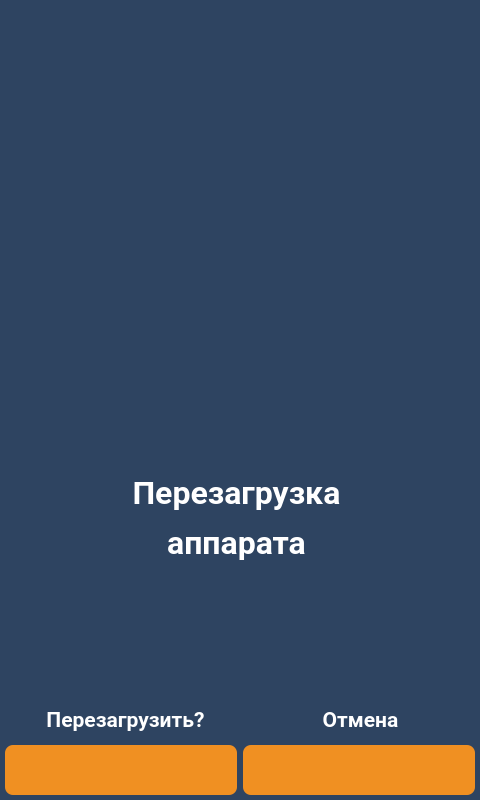
<?xml version="1.0" encoding="UTF-8"?>
<ui version="4.0">
 <class>screen_31_reboot</class>
 <widget class="QWidget" name="screen_31_reboot">
  <property name="geometry">
   <rect>
    <x>0</x>
    <y>0</y>
    <width>480</width>
    <height>800</height>
   </rect>
  </property>
  <property name="windowTitle">
   <string>screen_31_reboot</string>
  </property>
  <property name="styleSheet">
   <string notr="true">QWidget{
	background-color: #2e4461;
}
QLabel {
	background: none;
	color: #FFFFFF;
	border-width: 0px;
	border-radius: 0px;
	font-family: &quot;Roboto&quot;, Sans-serif;
}
#background {
	color: #FFFFFF;
	background-color: #2e4461;
	border-width: 2px;
	border-style: groove;
	border-color: #ff9923;
	border-radius: 0px;
	font-family: &quot;Roboto&quot;, Sans-serif;
}
QPushButton {
	color: #FFFFFF;
	background-color: #f09022;
	border-width: 0px;
	border-style: outset;
	border-color: #EAA657;
	border-radius: 8px;
	font-weight: 600;
    font-size: 25px;
	font-family: &quot;Roboto&quot;, Sans-serif;
}</string>
  </property>
  <widget class="QLabel" name="lbl_info_2">
   <property name="geometry">
    <rect>
     <x>110</x>
     <y>520</y>
     <width>253</width>
     <height>45</height>
    </rect>
   </property>
   <property name="palette">
    <palette>
     <active>
      <colorrole role="WindowText">
       <brush brushstyle="SolidPattern">
        <color alpha="255">
         <red>255</red>
         <green>255</green>
         <blue>255</blue>
        </color>
       </brush>
      </colorrole>
      <colorrole role="Button">
       <brush brushstyle="SolidPattern">
        <color alpha="255">
         <red>26</red>
         <green>71</green>
         <blue>137</blue>
        </color>
       </brush>
      </colorrole>
      <colorrole role="Text">
       <brush brushstyle="SolidPattern">
        <color alpha="255">
         <red>255</red>
         <green>255</green>
         <blue>255</blue>
        </color>
       </brush>
      </colorrole>
      <colorrole role="ButtonText">
       <brush brushstyle="SolidPattern">
        <color alpha="255">
         <red>255</red>
         <green>255</green>
         <blue>255</blue>
        </color>
       </brush>
      </colorrole>
      <colorrole role="Base">
       <brush brushstyle="SolidPattern">
        <color alpha="255">
         <red>26</red>
         <green>71</green>
         <blue>137</blue>
        </color>
       </brush>
      </colorrole>
      <colorrole role="Window">
       <brush brushstyle="SolidPattern">
        <color alpha="255">
         <red>26</red>
         <green>71</green>
         <blue>137</blue>
        </color>
       </brush>
      </colorrole>
      <colorrole role="PlaceholderText">
       <brush brushstyle="NoBrush">
        <color alpha="128">
         <red>255</red>
         <green>255</green>
         <blue>255</blue>
        </color>
       </brush>
      </colorrole>
     </active>
     <inactive>
      <colorrole role="WindowText">
       <brush brushstyle="SolidPattern">
        <color alpha="255">
         <red>255</red>
         <green>255</green>
         <blue>255</blue>
        </color>
       </brush>
      </colorrole>
      <colorrole role="Button">
       <brush brushstyle="SolidPattern">
        <color alpha="255">
         <red>26</red>
         <green>71</green>
         <blue>137</blue>
        </color>
       </brush>
      </colorrole>
      <colorrole role="Text">
       <brush brushstyle="SolidPattern">
        <color alpha="255">
         <red>255</red>
         <green>255</green>
         <blue>255</blue>
        </color>
       </brush>
      </colorrole>
      <colorrole role="ButtonText">
       <brush brushstyle="SolidPattern">
        <color alpha="255">
         <red>255</red>
         <green>255</green>
         <blue>255</blue>
        </color>
       </brush>
      </colorrole>
      <colorrole role="Base">
       <brush brushstyle="SolidPattern">
        <color alpha="255">
         <red>26</red>
         <green>71</green>
         <blue>137</blue>
        </color>
       </brush>
      </colorrole>
      <colorrole role="Window">
       <brush brushstyle="SolidPattern">
        <color alpha="255">
         <red>26</red>
         <green>71</green>
         <blue>137</blue>
        </color>
       </brush>
      </colorrole>
      <colorrole role="PlaceholderText">
       <brush brushstyle="NoBrush">
        <color alpha="128">
         <red>255</red>
         <green>255</green>
         <blue>255</blue>
        </color>
       </brush>
      </colorrole>
     </inactive>
     <disabled>
      <colorrole role="WindowText">
       <brush brushstyle="SolidPattern">
        <color alpha="255">
         <red>255</red>
         <green>255</green>
         <blue>255</blue>
        </color>
       </brush>
      </colorrole>
      <colorrole role="Button">
       <brush brushstyle="SolidPattern">
        <color alpha="255">
         <red>26</red>
         <green>71</green>
         <blue>137</blue>
        </color>
       </brush>
      </colorrole>
      <colorrole role="Text">
       <brush brushstyle="SolidPattern">
        <color alpha="255">
         <red>255</red>
         <green>255</green>
         <blue>255</blue>
        </color>
       </brush>
      </colorrole>
      <colorrole role="ButtonText">
       <brush brushstyle="SolidPattern">
        <color alpha="255">
         <red>255</red>
         <green>255</green>
         <blue>255</blue>
        </color>
       </brush>
      </colorrole>
      <colorrole role="Base">
       <brush brushstyle="SolidPattern">
        <color alpha="255">
         <red>26</red>
         <green>71</green>
         <blue>137</blue>
        </color>
       </brush>
      </colorrole>
      <colorrole role="Window">
       <brush brushstyle="SolidPattern">
        <color alpha="255">
         <red>26</red>
         <green>71</green>
         <blue>137</blue>
        </color>
       </brush>
      </colorrole>
      <colorrole role="PlaceholderText">
       <brush brushstyle="NoBrush">
        <color alpha="128">
         <red>255</red>
         <green>255</green>
         <blue>255</blue>
        </color>
       </brush>
      </colorrole>
     </disabled>
    </palette>
   </property>
   <property name="font">
    <font>
     <family>Roboto</family>
     <pointsize>24</pointsize>
     <weight>75</weight>
     <bold>true</bold>
    </font>
   </property>
   <property name="text">
    <string>аппарата</string>
   </property>
   <property name="alignment">
    <set>Qt::AlignCenter</set>
   </property>
  </widget>
  <widget class="QPushButton" name="btn_ok">
   <property name="geometry">
    <rect>
     <x>5</x>
     <y>745</y>
     <width>232</width>
     <height>50</height>
    </rect>
   </property>
   <property name="palette">
    <palette>
     <active>
      <colorrole role="WindowText">
       <brush brushstyle="SolidPattern">
        <color alpha="255">
         <red>255</red>
         <green>255</green>
         <blue>255</blue>
        </color>
       </brush>
      </colorrole>
      <colorrole role="Button">
       <brush brushstyle="SolidPattern">
        <color alpha="255">
         <red>240</red>
         <green>144</green>
         <blue>34</blue>
        </color>
       </brush>
      </colorrole>
      <colorrole role="Text">
       <brush brushstyle="SolidPattern">
        <color alpha="255">
         <red>255</red>
         <green>255</green>
         <blue>255</blue>
        </color>
       </brush>
      </colorrole>
      <colorrole role="ButtonText">
       <brush brushstyle="SolidPattern">
        <color alpha="255">
         <red>255</red>
         <green>255</green>
         <blue>255</blue>
        </color>
       </brush>
      </colorrole>
      <colorrole role="Base">
       <brush brushstyle="SolidPattern">
        <color alpha="255">
         <red>240</red>
         <green>144</green>
         <blue>34</blue>
        </color>
       </brush>
      </colorrole>
      <colorrole role="Window">
       <brush brushstyle="SolidPattern">
        <color alpha="255">
         <red>240</red>
         <green>144</green>
         <blue>34</blue>
        </color>
       </brush>
      </colorrole>
      <colorrole role="PlaceholderText">
       <brush brushstyle="NoBrush">
        <color alpha="128">
         <red>255</red>
         <green>255</green>
         <blue>255</blue>
        </color>
       </brush>
      </colorrole>
     </active>
     <inactive>
      <colorrole role="WindowText">
       <brush brushstyle="SolidPattern">
        <color alpha="255">
         <red>255</red>
         <green>255</green>
         <blue>255</blue>
        </color>
       </brush>
      </colorrole>
      <colorrole role="Button">
       <brush brushstyle="SolidPattern">
        <color alpha="255">
         <red>240</red>
         <green>144</green>
         <blue>34</blue>
        </color>
       </brush>
      </colorrole>
      <colorrole role="Text">
       <brush brushstyle="SolidPattern">
        <color alpha="255">
         <red>255</red>
         <green>255</green>
         <blue>255</blue>
        </color>
       </brush>
      </colorrole>
      <colorrole role="ButtonText">
       <brush brushstyle="SolidPattern">
        <color alpha="255">
         <red>255</red>
         <green>255</green>
         <blue>255</blue>
        </color>
       </brush>
      </colorrole>
      <colorrole role="Base">
       <brush brushstyle="SolidPattern">
        <color alpha="255">
         <red>240</red>
         <green>144</green>
         <blue>34</blue>
        </color>
       </brush>
      </colorrole>
      <colorrole role="Window">
       <brush brushstyle="SolidPattern">
        <color alpha="255">
         <red>240</red>
         <green>144</green>
         <blue>34</blue>
        </color>
       </brush>
      </colorrole>
      <colorrole role="PlaceholderText">
       <brush brushstyle="NoBrush">
        <color alpha="128">
         <red>255</red>
         <green>255</green>
         <blue>255</blue>
        </color>
       </brush>
      </colorrole>
     </inactive>
     <disabled>
      <colorrole role="WindowText">
       <brush brushstyle="SolidPattern">
        <color alpha="255">
         <red>255</red>
         <green>255</green>
         <blue>255</blue>
        </color>
       </brush>
      </colorrole>
      <colorrole role="Button">
       <brush brushstyle="SolidPattern">
        <color alpha="255">
         <red>240</red>
         <green>144</green>
         <blue>34</blue>
        </color>
       </brush>
      </colorrole>
      <colorrole role="Text">
       <brush brushstyle="SolidPattern">
        <color alpha="255">
         <red>255</red>
         <green>255</green>
         <blue>255</blue>
        </color>
       </brush>
      </colorrole>
      <colorrole role="ButtonText">
       <brush brushstyle="SolidPattern">
        <color alpha="255">
         <red>255</red>
         <green>255</green>
         <blue>255</blue>
        </color>
       </brush>
      </colorrole>
      <colorrole role="Base">
       <brush brushstyle="SolidPattern">
        <color alpha="255">
         <red>240</red>
         <green>144</green>
         <blue>34</blue>
        </color>
       </brush>
      </colorrole>
      <colorrole role="Window">
       <brush brushstyle="SolidPattern">
        <color alpha="255">
         <red>240</red>
         <green>144</green>
         <blue>34</blue>
        </color>
       </brush>
      </colorrole>
      <colorrole role="PlaceholderText">
       <brush brushstyle="NoBrush">
        <color alpha="128">
         <red>255</red>
         <green>255</green>
         <blue>255</blue>
        </color>
       </brush>
      </colorrole>
     </disabled>
    </palette>
   </property>
   <property name="font">
    <font>
     <family>Roboto</family>
     <pointsize>-1</pointsize>
     <weight>75</weight>
     <bold>true</bold>
    </font>
   </property>
   <property name="contextMenuPolicy">
    <enum>Qt::DefaultContextMenu</enum>
   </property>
   <property name="layoutDirection">
    <enum>Qt::LeftToRight</enum>
   </property>
   <property name="text">
    <string/>
   </property>
   <property name="icon">
    <iconset resource="../img/resources.qrc">
     <normaloff>:/icons/ok_white.png</normaloff>:/icons/ok_white.png</iconset>
   </property>
   <property name="iconSize">
    <size>
     <width>51</width>
     <height>51</height>
    </size>
   </property>
  </widget>
  <widget class="QLabel" name="lbl_info_3">
   <property name="geometry">
    <rect>
     <x>20</x>
     <y>700</y>
     <width>211</width>
     <height>40</height>
    </rect>
   </property>
   <property name="palette">
    <palette>
     <active>
      <colorrole role="WindowText">
       <brush brushstyle="SolidPattern">
        <color alpha="255">
         <red>255</red>
         <green>255</green>
         <blue>255</blue>
        </color>
       </brush>
      </colorrole>
      <colorrole role="Button">
       <brush brushstyle="SolidPattern">
        <color alpha="255">
         <red>26</red>
         <green>71</green>
         <blue>137</blue>
        </color>
       </brush>
      </colorrole>
      <colorrole role="Text">
       <brush brushstyle="SolidPattern">
        <color alpha="255">
         <red>255</red>
         <green>255</green>
         <blue>255</blue>
        </color>
       </brush>
      </colorrole>
      <colorrole role="ButtonText">
       <brush brushstyle="SolidPattern">
        <color alpha="255">
         <red>255</red>
         <green>255</green>
         <blue>255</blue>
        </color>
       </brush>
      </colorrole>
      <colorrole role="Base">
       <brush brushstyle="SolidPattern">
        <color alpha="255">
         <red>26</red>
         <green>71</green>
         <blue>137</blue>
        </color>
       </brush>
      </colorrole>
      <colorrole role="Window">
       <brush brushstyle="SolidPattern">
        <color alpha="255">
         <red>26</red>
         <green>71</green>
         <blue>137</blue>
        </color>
       </brush>
      </colorrole>
      <colorrole role="PlaceholderText">
       <brush brushstyle="NoBrush">
        <color alpha="128">
         <red>255</red>
         <green>255</green>
         <blue>255</blue>
        </color>
       </brush>
      </colorrole>
     </active>
     <inactive>
      <colorrole role="WindowText">
       <brush brushstyle="SolidPattern">
        <color alpha="255">
         <red>255</red>
         <green>255</green>
         <blue>255</blue>
        </color>
       </brush>
      </colorrole>
      <colorrole role="Button">
       <brush brushstyle="SolidPattern">
        <color alpha="255">
         <red>26</red>
         <green>71</green>
         <blue>137</blue>
        </color>
       </brush>
      </colorrole>
      <colorrole role="Text">
       <brush brushstyle="SolidPattern">
        <color alpha="255">
         <red>255</red>
         <green>255</green>
         <blue>255</blue>
        </color>
       </brush>
      </colorrole>
      <colorrole role="ButtonText">
       <brush brushstyle="SolidPattern">
        <color alpha="255">
         <red>255</red>
         <green>255</green>
         <blue>255</blue>
        </color>
       </brush>
      </colorrole>
      <colorrole role="Base">
       <brush brushstyle="SolidPattern">
        <color alpha="255">
         <red>26</red>
         <green>71</green>
         <blue>137</blue>
        </color>
       </brush>
      </colorrole>
      <colorrole role="Window">
       <brush brushstyle="SolidPattern">
        <color alpha="255">
         <red>26</red>
         <green>71</green>
         <blue>137</blue>
        </color>
       </brush>
      </colorrole>
      <colorrole role="PlaceholderText">
       <brush brushstyle="NoBrush">
        <color alpha="128">
         <red>255</red>
         <green>255</green>
         <blue>255</blue>
        </color>
       </brush>
      </colorrole>
     </inactive>
     <disabled>
      <colorrole role="WindowText">
       <brush brushstyle="SolidPattern">
        <color alpha="255">
         <red>255</red>
         <green>255</green>
         <blue>255</blue>
        </color>
       </brush>
      </colorrole>
      <colorrole role="Button">
       <brush brushstyle="SolidPattern">
        <color alpha="255">
         <red>26</red>
         <green>71</green>
         <blue>137</blue>
        </color>
       </brush>
      </colorrole>
      <colorrole role="Text">
       <brush brushstyle="SolidPattern">
        <color alpha="255">
         <red>255</red>
         <green>255</green>
         <blue>255</blue>
        </color>
       </brush>
      </colorrole>
      <colorrole role="ButtonText">
       <brush brushstyle="SolidPattern">
        <color alpha="255">
         <red>255</red>
         <green>255</green>
         <blue>255</blue>
        </color>
       </brush>
      </colorrole>
      <colorrole role="Base">
       <brush brushstyle="SolidPattern">
        <color alpha="255">
         <red>26</red>
         <green>71</green>
         <blue>137</blue>
        </color>
       </brush>
      </colorrole>
      <colorrole role="Window">
       <brush brushstyle="SolidPattern">
        <color alpha="255">
         <red>26</red>
         <green>71</green>
         <blue>137</blue>
        </color>
       </brush>
      </colorrole>
      <colorrole role="PlaceholderText">
       <brush brushstyle="NoBrush">
        <color alpha="128">
         <red>255</red>
         <green>255</green>
         <blue>255</blue>
        </color>
       </brush>
      </colorrole>
     </disabled>
    </palette>
   </property>
   <property name="font">
    <font>
     <family>Roboto</family>
     <pointsize>16</pointsize>
     <weight>75</weight>
     <bold>true</bold>
    </font>
   </property>
   <property name="text">
    <string>Перезагрузить?</string>
   </property>
   <property name="alignment">
    <set>Qt::AlignCenter</set>
   </property>
  </widget>
  <widget class="QLabel" name="lbl_info_ico">
   <property name="geometry">
    <rect>
     <x>95</x>
     <y>90</y>
     <width>290</width>
     <height>290</height>
    </rect>
   </property>
   <property name="text">
    <string/>
   </property>
   <property name="textFormat">
    <enum>Qt::AutoText</enum>
   </property>
   <property name="pixmap">
    <pixmap resource="../img/resources.qrc">:/icons/reboot.png</pixmap>
   </property>
   <property name="scaledContents">
    <bool>true</bool>
   </property>
  </widget>
  <widget class="QPushButton" name="btn_back">
   <property name="geometry">
    <rect>
     <x>243</x>
     <y>745</y>
     <width>232</width>
     <height>50</height>
    </rect>
   </property>
   <property name="palette">
    <palette>
     <active>
      <colorrole role="WindowText">
       <brush brushstyle="SolidPattern">
        <color alpha="255">
         <red>255</red>
         <green>255</green>
         <blue>255</blue>
        </color>
       </brush>
      </colorrole>
      <colorrole role="Button">
       <brush brushstyle="SolidPattern">
        <color alpha="255">
         <red>240</red>
         <green>144</green>
         <blue>34</blue>
        </color>
       </brush>
      </colorrole>
      <colorrole role="Text">
       <brush brushstyle="SolidPattern">
        <color alpha="255">
         <red>255</red>
         <green>255</green>
         <blue>255</blue>
        </color>
       </brush>
      </colorrole>
      <colorrole role="ButtonText">
       <brush brushstyle="SolidPattern">
        <color alpha="255">
         <red>255</red>
         <green>255</green>
         <blue>255</blue>
        </color>
       </brush>
      </colorrole>
      <colorrole role="Base">
       <brush brushstyle="SolidPattern">
        <color alpha="255">
         <red>240</red>
         <green>144</green>
         <blue>34</blue>
        </color>
       </brush>
      </colorrole>
      <colorrole role="Window">
       <brush brushstyle="SolidPattern">
        <color alpha="255">
         <red>240</red>
         <green>144</green>
         <blue>34</blue>
        </color>
       </brush>
      </colorrole>
      <colorrole role="PlaceholderText">
       <brush brushstyle="NoBrush">
        <color alpha="128">
         <red>255</red>
         <green>255</green>
         <blue>255</blue>
        </color>
       </brush>
      </colorrole>
     </active>
     <inactive>
      <colorrole role="WindowText">
       <brush brushstyle="SolidPattern">
        <color alpha="255">
         <red>255</red>
         <green>255</green>
         <blue>255</blue>
        </color>
       </brush>
      </colorrole>
      <colorrole role="Button">
       <brush brushstyle="SolidPattern">
        <color alpha="255">
         <red>240</red>
         <green>144</green>
         <blue>34</blue>
        </color>
       </brush>
      </colorrole>
      <colorrole role="Text">
       <brush brushstyle="SolidPattern">
        <color alpha="255">
         <red>255</red>
         <green>255</green>
         <blue>255</blue>
        </color>
       </brush>
      </colorrole>
      <colorrole role="ButtonText">
       <brush brushstyle="SolidPattern">
        <color alpha="255">
         <red>255</red>
         <green>255</green>
         <blue>255</blue>
        </color>
       </brush>
      </colorrole>
      <colorrole role="Base">
       <brush brushstyle="SolidPattern">
        <color alpha="255">
         <red>240</red>
         <green>144</green>
         <blue>34</blue>
        </color>
       </brush>
      </colorrole>
      <colorrole role="Window">
       <brush brushstyle="SolidPattern">
        <color alpha="255">
         <red>240</red>
         <green>144</green>
         <blue>34</blue>
        </color>
       </brush>
      </colorrole>
      <colorrole role="PlaceholderText">
       <brush brushstyle="NoBrush">
        <color alpha="128">
         <red>255</red>
         <green>255</green>
         <blue>255</blue>
        </color>
       </brush>
      </colorrole>
     </inactive>
     <disabled>
      <colorrole role="WindowText">
       <brush brushstyle="SolidPattern">
        <color alpha="255">
         <red>255</red>
         <green>255</green>
         <blue>255</blue>
        </color>
       </brush>
      </colorrole>
      <colorrole role="Button">
       <brush brushstyle="SolidPattern">
        <color alpha="255">
         <red>240</red>
         <green>144</green>
         <blue>34</blue>
        </color>
       </brush>
      </colorrole>
      <colorrole role="Text">
       <brush brushstyle="SolidPattern">
        <color alpha="255">
         <red>255</red>
         <green>255</green>
         <blue>255</blue>
        </color>
       </brush>
      </colorrole>
      <colorrole role="ButtonText">
       <brush brushstyle="SolidPattern">
        <color alpha="255">
         <red>255</red>
         <green>255</green>
         <blue>255</blue>
        </color>
       </brush>
      </colorrole>
      <colorrole role="Base">
       <brush brushstyle="SolidPattern">
        <color alpha="255">
         <red>240</red>
         <green>144</green>
         <blue>34</blue>
        </color>
       </brush>
      </colorrole>
      <colorrole role="Window">
       <brush brushstyle="SolidPattern">
        <color alpha="255">
         <red>240</red>
         <green>144</green>
         <blue>34</blue>
        </color>
       </brush>
      </colorrole>
      <colorrole role="PlaceholderText">
       <brush brushstyle="NoBrush">
        <color alpha="128">
         <red>255</red>
         <green>255</green>
         <blue>255</blue>
        </color>
       </brush>
      </colorrole>
     </disabled>
    </palette>
   </property>
   <property name="font">
    <font>
     <family>Roboto</family>
     <pointsize>-1</pointsize>
     <weight>75</weight>
     <bold>true</bold>
    </font>
   </property>
   <property name="contextMenuPolicy">
    <enum>Qt::DefaultContextMenu</enum>
   </property>
   <property name="layoutDirection">
    <enum>Qt::LeftToRight</enum>
   </property>
   <property name="text">
    <string/>
   </property>
   <property name="icon">
    <iconset resource="../img/resources.qrc">
     <normaloff>:/icons/back_white.png</normaloff>:/icons/back_white.png</iconset>
   </property>
   <property name="iconSize">
    <size>
     <width>51</width>
     <height>51</height>
    </size>
   </property>
  </widget>
  <widget class="QLabel" name="lbl_info_1">
   <property name="geometry">
    <rect>
     <x>110</x>
     <y>470</y>
     <width>253</width>
     <height>45</height>
    </rect>
   </property>
   <property name="palette">
    <palette>
     <active>
      <colorrole role="WindowText">
       <brush brushstyle="SolidPattern">
        <color alpha="255">
         <red>255</red>
         <green>255</green>
         <blue>255</blue>
        </color>
       </brush>
      </colorrole>
      <colorrole role="Button">
       <brush brushstyle="SolidPattern">
        <color alpha="255">
         <red>26</red>
         <green>71</green>
         <blue>137</blue>
        </color>
       </brush>
      </colorrole>
      <colorrole role="Text">
       <brush brushstyle="SolidPattern">
        <color alpha="255">
         <red>255</red>
         <green>255</green>
         <blue>255</blue>
        </color>
       </brush>
      </colorrole>
      <colorrole role="ButtonText">
       <brush brushstyle="SolidPattern">
        <color alpha="255">
         <red>255</red>
         <green>255</green>
         <blue>255</blue>
        </color>
       </brush>
      </colorrole>
      <colorrole role="Base">
       <brush brushstyle="SolidPattern">
        <color alpha="255">
         <red>26</red>
         <green>71</green>
         <blue>137</blue>
        </color>
       </brush>
      </colorrole>
      <colorrole role="Window">
       <brush brushstyle="SolidPattern">
        <color alpha="255">
         <red>26</red>
         <green>71</green>
         <blue>137</blue>
        </color>
       </brush>
      </colorrole>
      <colorrole role="PlaceholderText">
       <brush brushstyle="NoBrush">
        <color alpha="128">
         <red>255</red>
         <green>255</green>
         <blue>255</blue>
        </color>
       </brush>
      </colorrole>
     </active>
     <inactive>
      <colorrole role="WindowText">
       <brush brushstyle="SolidPattern">
        <color alpha="255">
         <red>255</red>
         <green>255</green>
         <blue>255</blue>
        </color>
       </brush>
      </colorrole>
      <colorrole role="Button">
       <brush brushstyle="SolidPattern">
        <color alpha="255">
         <red>26</red>
         <green>71</green>
         <blue>137</blue>
        </color>
       </brush>
      </colorrole>
      <colorrole role="Text">
       <brush brushstyle="SolidPattern">
        <color alpha="255">
         <red>255</red>
         <green>255</green>
         <blue>255</blue>
        </color>
       </brush>
      </colorrole>
      <colorrole role="ButtonText">
       <brush brushstyle="SolidPattern">
        <color alpha="255">
         <red>255</red>
         <green>255</green>
         <blue>255</blue>
        </color>
       </brush>
      </colorrole>
      <colorrole role="Base">
       <brush brushstyle="SolidPattern">
        <color alpha="255">
         <red>26</red>
         <green>71</green>
         <blue>137</blue>
        </color>
       </brush>
      </colorrole>
      <colorrole role="Window">
       <brush brushstyle="SolidPattern">
        <color alpha="255">
         <red>26</red>
         <green>71</green>
         <blue>137</blue>
        </color>
       </brush>
      </colorrole>
      <colorrole role="PlaceholderText">
       <brush brushstyle="NoBrush">
        <color alpha="128">
         <red>255</red>
         <green>255</green>
         <blue>255</blue>
        </color>
       </brush>
      </colorrole>
     </inactive>
     <disabled>
      <colorrole role="WindowText">
       <brush brushstyle="SolidPattern">
        <color alpha="255">
         <red>255</red>
         <green>255</green>
         <blue>255</blue>
        </color>
       </brush>
      </colorrole>
      <colorrole role="Button">
       <brush brushstyle="SolidPattern">
        <color alpha="255">
         <red>26</red>
         <green>71</green>
         <blue>137</blue>
        </color>
       </brush>
      </colorrole>
      <colorrole role="Text">
       <brush brushstyle="SolidPattern">
        <color alpha="255">
         <red>255</red>
         <green>255</green>
         <blue>255</blue>
        </color>
       </brush>
      </colorrole>
      <colorrole role="ButtonText">
       <brush brushstyle="SolidPattern">
        <color alpha="255">
         <red>255</red>
         <green>255</green>
         <blue>255</blue>
        </color>
       </brush>
      </colorrole>
      <colorrole role="Base">
       <brush brushstyle="SolidPattern">
        <color alpha="255">
         <red>26</red>
         <green>71</green>
         <blue>137</blue>
        </color>
       </brush>
      </colorrole>
      <colorrole role="Window">
       <brush brushstyle="SolidPattern">
        <color alpha="255">
         <red>26</red>
         <green>71</green>
         <blue>137</blue>
        </color>
       </brush>
      </colorrole>
      <colorrole role="PlaceholderText">
       <brush brushstyle="NoBrush">
        <color alpha="128">
         <red>255</red>
         <green>255</green>
         <blue>255</blue>
        </color>
       </brush>
      </colorrole>
     </disabled>
    </palette>
   </property>
   <property name="font">
    <font>
     <family>Roboto</family>
     <pointsize>24</pointsize>
     <weight>75</weight>
     <bold>true</bold>
    </font>
   </property>
   <property name="text">
    <string>Перезагрузка</string>
   </property>
   <property name="alignment">
    <set>Qt::AlignCenter</set>
   </property>
  </widget>
  <widget class="QLabel" name="lbl_info_4">
   <property name="geometry">
    <rect>
     <x>250</x>
     <y>700</y>
     <width>221</width>
     <height>40</height>
    </rect>
   </property>
   <property name="palette">
    <palette>
     <active>
      <colorrole role="WindowText">
       <brush brushstyle="SolidPattern">
        <color alpha="255">
         <red>255</red>
         <green>255</green>
         <blue>255</blue>
        </color>
       </brush>
      </colorrole>
      <colorrole role="Button">
       <brush brushstyle="SolidPattern">
        <color alpha="255">
         <red>26</red>
         <green>71</green>
         <blue>137</blue>
        </color>
       </brush>
      </colorrole>
      <colorrole role="Text">
       <brush brushstyle="SolidPattern">
        <color alpha="255">
         <red>255</red>
         <green>255</green>
         <blue>255</blue>
        </color>
       </brush>
      </colorrole>
      <colorrole role="ButtonText">
       <brush brushstyle="SolidPattern">
        <color alpha="255">
         <red>255</red>
         <green>255</green>
         <blue>255</blue>
        </color>
       </brush>
      </colorrole>
      <colorrole role="Base">
       <brush brushstyle="SolidPattern">
        <color alpha="255">
         <red>26</red>
         <green>71</green>
         <blue>137</blue>
        </color>
       </brush>
      </colorrole>
      <colorrole role="Window">
       <brush brushstyle="SolidPattern">
        <color alpha="255">
         <red>26</red>
         <green>71</green>
         <blue>137</blue>
        </color>
       </brush>
      </colorrole>
      <colorrole role="PlaceholderText">
       <brush brushstyle="NoBrush">
        <color alpha="128">
         <red>255</red>
         <green>255</green>
         <blue>255</blue>
        </color>
       </brush>
      </colorrole>
     </active>
     <inactive>
      <colorrole role="WindowText">
       <brush brushstyle="SolidPattern">
        <color alpha="255">
         <red>255</red>
         <green>255</green>
         <blue>255</blue>
        </color>
       </brush>
      </colorrole>
      <colorrole role="Button">
       <brush brushstyle="SolidPattern">
        <color alpha="255">
         <red>26</red>
         <green>71</green>
         <blue>137</blue>
        </color>
       </brush>
      </colorrole>
      <colorrole role="Text">
       <brush brushstyle="SolidPattern">
        <color alpha="255">
         <red>255</red>
         <green>255</green>
         <blue>255</blue>
        </color>
       </brush>
      </colorrole>
      <colorrole role="ButtonText">
       <brush brushstyle="SolidPattern">
        <color alpha="255">
         <red>255</red>
         <green>255</green>
         <blue>255</blue>
        </color>
       </brush>
      </colorrole>
      <colorrole role="Base">
       <brush brushstyle="SolidPattern">
        <color alpha="255">
         <red>26</red>
         <green>71</green>
         <blue>137</blue>
        </color>
       </brush>
      </colorrole>
      <colorrole role="Window">
       <brush brushstyle="SolidPattern">
        <color alpha="255">
         <red>26</red>
         <green>71</green>
         <blue>137</blue>
        </color>
       </brush>
      </colorrole>
      <colorrole role="PlaceholderText">
       <brush brushstyle="NoBrush">
        <color alpha="128">
         <red>255</red>
         <green>255</green>
         <blue>255</blue>
        </color>
       </brush>
      </colorrole>
     </inactive>
     <disabled>
      <colorrole role="WindowText">
       <brush brushstyle="SolidPattern">
        <color alpha="255">
         <red>255</red>
         <green>255</green>
         <blue>255</blue>
        </color>
       </brush>
      </colorrole>
      <colorrole role="Button">
       <brush brushstyle="SolidPattern">
        <color alpha="255">
         <red>26</red>
         <green>71</green>
         <blue>137</blue>
        </color>
       </brush>
      </colorrole>
      <colorrole role="Text">
       <brush brushstyle="SolidPattern">
        <color alpha="255">
         <red>255</red>
         <green>255</green>
         <blue>255</blue>
        </color>
       </brush>
      </colorrole>
      <colorrole role="ButtonText">
       <brush brushstyle="SolidPattern">
        <color alpha="255">
         <red>255</red>
         <green>255</green>
         <blue>255</blue>
        </color>
       </brush>
      </colorrole>
      <colorrole role="Base">
       <brush brushstyle="SolidPattern">
        <color alpha="255">
         <red>26</red>
         <green>71</green>
         <blue>137</blue>
        </color>
       </brush>
      </colorrole>
      <colorrole role="Window">
       <brush brushstyle="SolidPattern">
        <color alpha="255">
         <red>26</red>
         <green>71</green>
         <blue>137</blue>
        </color>
       </brush>
      </colorrole>
      <colorrole role="PlaceholderText">
       <brush brushstyle="NoBrush">
        <color alpha="128">
         <red>255</red>
         <green>255</green>
         <blue>255</blue>
        </color>
       </brush>
      </colorrole>
     </disabled>
    </palette>
   </property>
   <property name="font">
    <font>
     <family>Roboto</family>
     <pointsize>16</pointsize>
     <weight>75</weight>
     <bold>true</bold>
    </font>
   </property>
   <property name="text">
    <string>Отмена</string>
   </property>
   <property name="alignment">
    <set>Qt::AlignCenter</set>
   </property>
  </widget>
 </widget>
 <resources>
  <include location="../img/resources.qrc"/>
 </resources>
 <connections/>
</ui>
